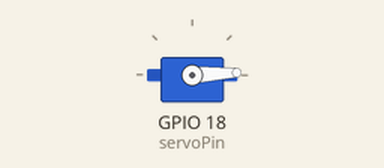
This sketch was run on a simulated ESP32. On the bench: servo.

Above: at 0.05 s.
At 1.3 s:
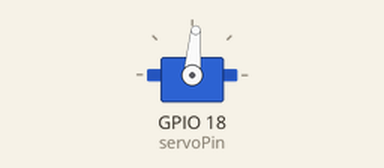
At 2.6 s:
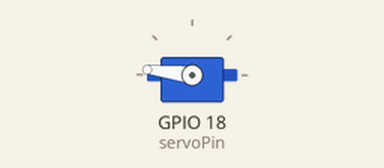
At 5.2 s:
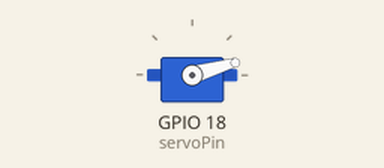
Timing chart, 0 to 7.1 s (numbered marks = the images above):
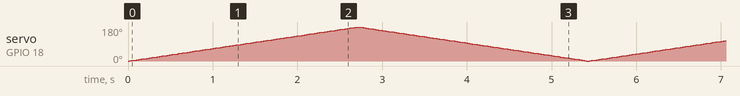

The sketch:

servosweeper.ino
```cpp
#include <ESP32Servo.h>

Servo servo;
int servoPin = 18;  // Pin connected to the servo

int pos = 0;      // Current servo position
int increment = 1; // Amount to increment the servo position
int delayTime = 15; // Delay between each position increment (adjust for desired speed)

void setup() {
  servo.attach(servoPin); // Attaches the servo on the specified pin
}

void loop() {
  // Sweep from 0 to 180 degrees
  for (pos = 0; pos <= 180; pos += increment) {
    servo.write(pos);     // Set the servo position
    delay(delayTime);     // Delay to allow the servo to reach the position
  }

  // Sweep from 180 to 0 degrees
  for (pos = 180; pos >= 0; pos -= increment) {
    servo.write(pos);     // Set the servo position
    delay(delayTime);     // Delay to allow the servo to reach the position
  }
}
```
